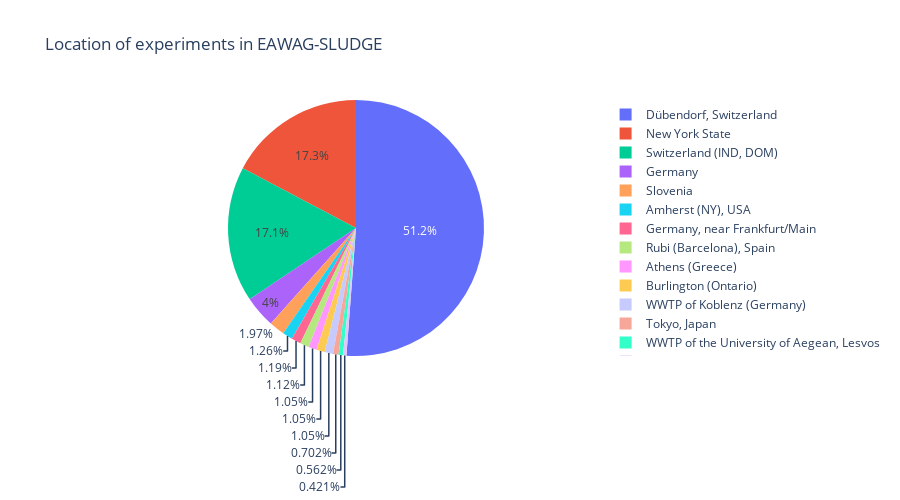

Here is the notebook cell this chart was saved with:
### Markdown cell above
Finally, we use the extracted data to analyze the locations of each experiment in EAWAG-SLUDGE. To do this we map similar locations to a common name, i.e. (Dübendorf, WWTP Duebendorf (ARA Neugut), Switzerland, ...) -> Dübendorf, Switzerland

### Code cell
import plotly.express as px

def process_location(df):
    if pd.notna(df):
        if "Duebendorf" in df or "Dübendorf" in df:
            return "Dübendorf, Switzerland"
        elif "IND" in df or "DOM" in df:
            return "Switzerland (IND, DOM)"
        elif "4 parallel" in df:
            return df.split("-->")[0]
    return df

plot_df = raw_data
plot_df.location_location = plot_df.location_location.apply(lambda x: process_location(x))
plot_df = plot_df[["smiles", "scenario_id", "location_location"]].groupby(["scenario_id", "location_location"]).count().reset_index()[["location_location", "smiles"]].groupby("location_location").sum().reset_index()
plot_df.rename(columns={"location_location": "location", "smiles": "count"}, inplace=True)
px.pie(plot_df, names="location", values="count", title="Location of experiments in EAWAG-SLUDGE",
       width=900, height=500)

### Figure 1 — Plotly figure (JSON) as saved in the notebook; plotly's stock layout.template omitted (floating-point values rounded to 4 significant figures)
{"data": [{"domain": {"x": [0, 1], "y": [0, 1]}, "hovertemplate": "location=%{label}<br>count=%{value}<extra></extra>", "labels": ["Amherst (NY), USA", "Amherst, NY, USA", "Athens (Greece)", "Burlington (Ontario)", "Dübendorf, Switzerland", "Germany", "Germany, near Frankfurt/Main", "New York State", "Rubi (Barcelona), Spain", "Slovenia", "Switzerland (IND, DOM)", "Tokyo, Japan", "WWTP of Koblenz (Germany)", "WWTP of the University of Aegean, Lesvos "], "legendgroup": "", "name": "", "showlegend": true, "type": "pie", "values": [18, 6, 15, 15, 729, 57, 17, 246, 16, 28, 244, 10, 15, 8]}], "layout": {"height": 500, "legend": {"tracegroupgap": 0}, "title": {"text": "Location of experiments in EAWAG-SLUDGE"}, "width": 900}}
